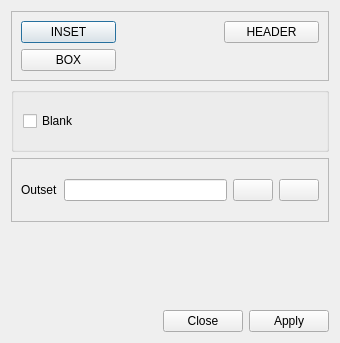
<?xml version="1.0" encoding="UTF-8"?>
<ui version="4.0">
 <class>copy</class>
 <widget class="QDialog" name="copy">
  <property name="geometry">
   <rect>
    <x>0</x>
    <y>0</y>
    <width>340</width>
    <height>343</height>
   </rect>
  </property>
  <property name="windowTitle">
   <string>COPY</string>
  </property>
  <layout class="QVBoxLayout" name="verticalLayout">
   <item>
    <widget class="QFrame" name="frame">
     <property name="frameShape">
      <enum>QFrame::StyledPanel</enum>
     </property>
     <property name="frameShadow">
      <enum>QFrame::Raised</enum>
     </property>
     <layout class="QGridLayout" name="gridLayout">
      <item row="0" column="0">
       <widget class="QPushButton" name="insetButton">
        <property name="text">
         <string>INSET</string>
        </property>
       </widget>
      </item>
      <item row="0" column="2">
       <widget class="QPushButton" name="headerButton">
        <property name="text">
         <string>HEADER</string>
        </property>
       </widget>
      </item>
      <item row="1" column="0">
       <widget class="QPushButton" name="boxButton">
        <property name="text">
         <string>BOX</string>
        </property>
       </widget>
      </item>
      <item row="0" column="1">
       <widget class="QLabel" name="insetLabel">
        <property name="text">
         <string/>
        </property>
       </widget>
      </item>
      <item row="1" column="1">
       <widget class="QLabel" name="boxLabel">
        <property name="text">
         <string/>
        </property>
       </widget>
      </item>
     </layout>
    </widget>
   </item>
   <item>
    <widget class="QGroupBox" name="groupBox_3">
     <property name="title">
      <string/>
     </property>
     <layout class="QHBoxLayout" name="horizontalLayout">
      <item>
       <widget class="QCheckBox" name="checkBlank">
        <property name="text">
         <string>Blank</string>
        </property>
       </widget>
      </item>
     </layout>
    </widget>
   </item>
   <item>
    <widget class="QFrame" name="frame_2">
     <property name="frameShape">
      <enum>QFrame::StyledPanel</enum>
     </property>
     <property name="frameShadow">
      <enum>QFrame::Raised</enum>
     </property>
     <layout class="QHBoxLayout" name="horizontalLayout_2">
      <item>
       <widget class="QLabel" name="label_7">
        <property name="text">
         <string>Outset</string>
        </property>
       </widget>
      </item>
      <item>
       <widget class="QLineEdit" name="outsetLine"/>
      </item>
      <item>
       <widget class="QPushButton" name="browserButton">
        <property name="text">
         <string/>
        </property>
        <property name="icon">
         <iconset resource="../resources.qrc">
          <normaloff>:/fileopen.png</normaloff>:/fileopen.png</iconset>
        </property>
       </widget>
      </item>
      <item>
       <widget class="QPushButton" name="replaceButton">
        <property name="text">
         <string/>
        </property>
        <property name="icon">
         <iconset resource="../resources.qrc">
          <normaloff>:/replace.jpg</normaloff>:/replace.jpg</iconset>
        </property>
       </widget>
      </item>
     </layout>
    </widget>
   </item>
   <item>
    <widget class="QFrame" name="advise_panel">
     <property name="enabled">
      <bool>true</bool>
     </property>
     <property name="sizePolicy">
      <sizepolicy hsizetype="Preferred" vsizetype="Maximum">
       <horstretch>0</horstretch>
       <verstretch>0</verstretch>
      </sizepolicy>
     </property>
     <property name="frameShape">
      <enum>QFrame::NoFrame</enum>
     </property>
     <property name="frameShadow">
      <enum>QFrame::Raised</enum>
     </property>
     <layout class="QVBoxLayout" name="advise_panel_layout">
      <item>
       <widget class="QLabel" name="status">
        <property name="text">
         <string/>
        </property>
       </widget>
      </item>
      <item>
       <widget class="QLabel" name="errorMsg">
        <property name="text">
         <string/>
        </property>
       </widget>
      </item>
      <item>
       <widget class="QFrame" name="extra_panel">
        <property name="sizePolicy">
         <sizepolicy hsizetype="Preferred" vsizetype="Maximum">
          <horstretch>0</horstretch>
          <verstretch>0</verstretch>
         </sizepolicy>
        </property>
        <property name="frameShape">
         <enum>QFrame::NoFrame</enum>
        </property>
        <property name="frameShadow">
         <enum>QFrame::Raised</enum>
        </property>
        <layout class="QVBoxLayout" name="extra_panel_layout"/>
       </widget>
      </item>
     </layout>
    </widget>
   </item>
   <item>
    <widget class="QDialogButtonBox" name="buttonBox">
     <property name="orientation">
      <enum>Qt::Horizontal</enum>
     </property>
     <property name="standardButtons">
      <set>QDialogButtonBox::Apply|QDialogButtonBox::Close</set>
     </property>
    </widget>
   </item>
  </layout>
 </widget>
 <resources>
  <include location="../resources.qrc"/>
 </resources>
 <connections>
  <connection>
   <sender>buttonBox</sender>
   <signal>accepted()</signal>
   <receiver>copy</receiver>
   <slot>accept()</slot>
   <hints>
    <hint type="sourcelabel">
     <x>248</x>
     <y>254</y>
    </hint>
    <hint type="destinationlabel">
     <x>157</x>
     <y>274</y>
    </hint>
   </hints>
  </connection>
  <connection>
   <sender>buttonBox</sender>
   <signal>rejected()</signal>
   <receiver>copy</receiver>
   <slot>reject()</slot>
   <hints>
    <hint type="sourcelabel">
     <x>316</x>
     <y>260</y>
    </hint>
    <hint type="destinationlabel">
     <x>286</x>
     <y>274</y>
    </hint>
   </hints>
  </connection>
 </connections>
</ui>
